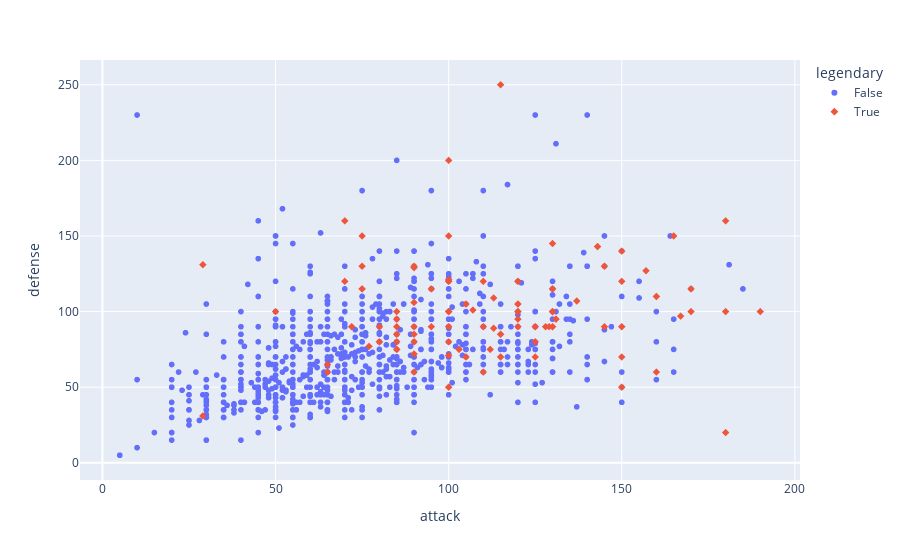

Notebook cell for this chart:
### Code cell
px.scatter(pokemon_df, x='attack', y='defense', hover_name='name', color='legendary', symbol='legendary')

### Figure 1 — Plotly figure (JSON) as saved in the notebook; plotly's stock layout.template omitted (floating-point values rounded to 4 significant figures; data arrays with more than 128 entries replaced by an {"elided": "..."} marker saying what was removed)
{"data": [{"hovertemplate": "<b>%{hovertext}</b><br><br>legendary=False<br>attack=%{x}<br>defense=%{y}<extra></extra>", "hovertext": {"elided": "954 str values"}, "legendgroup": "False", "marker": {"color": "#636efa", "symbol": "circle"}, "mode": "markers", "name": "False", "showlegend": true, "type": "scattergl", "x": {"elided": "954 int values"}, "xaxis": "x", "y": {"elided": "954 int values"}, "yaxis": "y"}, {"hovertemplate": "<b>%{hovertext}</b><br><br>legendary=True<br>attack=%{x}<br>defense=%{y}<extra></extra>", "hovertext": ["Articuno", "Galarian Articuno", "Zapdos", "Galarian Zapdos", "Moltres", "Galarian Moltres", "Mewtwo", "Mega Mewtwo X", "Mega Mewtwo Y", "Mew", "Raikou", "Entei", "Suicune", "Lugia", "Ho-oh", "Celebi", "Regirock", "Regice", "Registeel", "Latias", "Mega Latias", "Latios", "Mega Latios", "Kyogre", "Primal Kyogre", "Groudon", "Primal Groudon", "Rayquaza", "Mega Rayquaza", "Jirachi", "Deoxys Normal Forme", "Deoxys Attack Forme", "Deoxys Defense Forme", "Deoxys Speed Forme", "Uxie", "Mesprit", "Azelf", "Dialga", "Palkia", "Heatran", "Regigigas", "Giratina Altered Forme", "Giratina Origin Forme", "Cresselia", "Phione", "Manaphy", "Darkrai", "Shaymin Land Forme", "Shaymin Sky Forme", "Arceus", "Victini", "Cobalion", "Terrakion", "Virizion", "Tornadus Incarnate Forme", "Tornadus Therian Forme", "Thundurus Incarnate Forme", "Thundurus Therian Forme", "Reshiram", "Zekrom", "Landorus Incarnate Forme", "Landorus Therian Forme", "Kyurem", "Black Kyurem", "White Kyurem", "Keldeo Ordinary Forme", "Keldeo Resolute Forme", "Meloetta Aria Forme", "Meloetta Pirouette Forme", "Genesect", "Xerneas", "Yveltal", "Zygarde 10% Forme", "Zygarde 50% Forme", "Zygarde Complete Forme", "Diancie", "Mega Diancie", "Hoopa Confined", "Hoopa Unbound", "Volcanion", "Tapu Koko", "Tapu Lele", "Tapu Bulu", "Tapu Fini", "Cosmog", "Cosmoem", "Solgaleo", "Lunala", "Necrozma", "Dusk Mane Necrozma", "Dawn Wings Necrozma", "Ultra Necrozma", "Magearna", "Marshadow", "Zeraora", "Meltan", "Melmetal", "Gigantamax Melmetal", "Zacian Hero of Many Battles", "Zacian Crowned Sword Forme", "Zamazenta Hero of Many Battles", "Zamazenta Crowned Sheild Forme", "Eternatus", "Eternamax Eternatus", "Kubfu", "Urshifu Single Strike Style", "Gigantamax Urshifu Single Strike Style", "Urshifu Rapid Strike Style", "Gigantamax Urshifu Rapid Strike Style", "Zarude", "Dada Zarude", "Regieleki", "Regidrago", "Glastrier", "Spectrier", "Calyrex", "Ice Rider Calyrex", "Shadow Rider Calyrex"], "legendgroup": "True", "marker": {"color": "#EF553B", "symbol": "diamond"}, "mode": "markers", "name": "True", "showlegend": true, "type": "scattergl", "x": [85, 85, 90, 125, 100, 85, 110, 190, 150, 100, 85, 115, 75, 90, 130, 100, 100, 50, 75, 80, 100, 90, 130, 100, 150, 150, 180, 150, 180, 100, 150, 180, 70, 95, 75, 105, 125, 120, 120, 90, 160, 100, 120, 70, 80, 100, 90, 100, 103, 120, 100, 90, 129, 90, 115, 100, 115, 105, 120, 150, 125, 145, 130, 170, 120, 72, 72, 77, 128, 120, 131, 131, 100, 100, 100, 100, 160, 110, 160, 110, 115, 85, 130, 75, 29, 29, 137, 113, 107, 157, 113, 167, 95, 125, 112, 65, 143, 143, 130, 170, 130, 130, 85, 115, 90, 130, 130, 130, 130, 120, 120, 100, 100, 145, 65, 80, 165, 85], "xaxis": "x", "y": [100, 85, 85, 90, 90, 90, 90, 100, 70, 100, 75, 85, 115, 130, 90, 100, 200, 100, 150, 90, 120, 80, 100, 90, 90, 140, 160, 90, 100, 100, 50, 20, 160, 90, 130, 105, 70, 120, 100, 106, 110, 120, 100, 120, 80, 100, 90, 100, 75, 120, 100, 129, 90, 72, 70, 80, 70, 70, 100, 120, 90, 90, 90, 100, 90, 90, 90, 77, 90, 95, 95, 95, 71, 121, 121, 150, 110, 60, 60, 120, 85, 75, 115, 115, 31, 131, 107, 89, 101, 127, 109, 97, 115, 80, 75, 65, 143, 143, 115, 115, 115, 145, 95, 250, 60, 100, 100, 100, 100, 105, 105, 50, 50, 130, 60, 80, 150, 80], "yaxis": "y"}], "layout": {"legend": {"title": {"text": "legendary"}, "tracegroupgap": 0}, "margin": {"t": 60}, "xaxis": {"anchor": "y", "domain": [0, 1], "title": {"text": "attack"}}, "yaxis": {"anchor": "x", "domain": [0, 1], "title": {"text": "defense"}}}}
